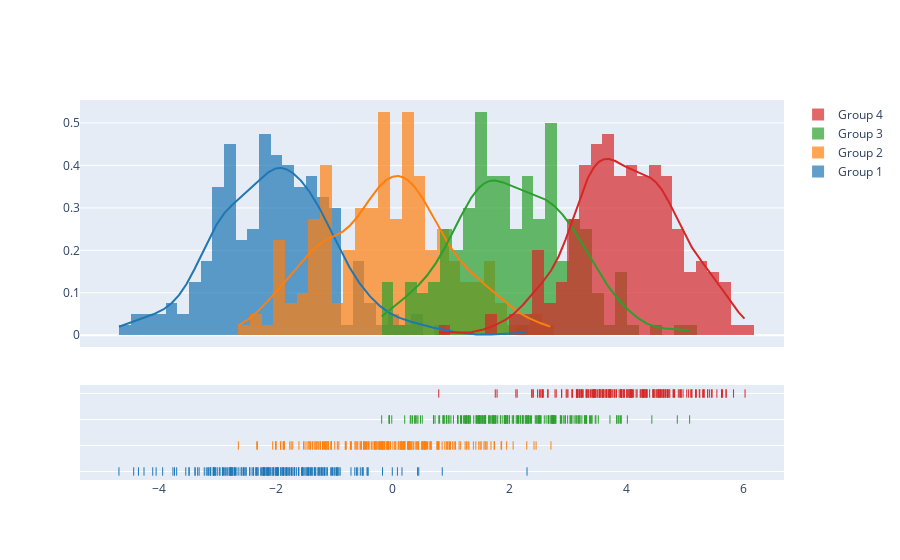

Notebook source saved alongside this figure:
### Code cell
import plotly.figure_factory as ff

# Add histogram data
x1 = np.random.randn(200) - 2
x2 = np.random.randn(200)
x3 = np.random.randn(200) + 2
x4 = np.random.randn(200) + 4

# Group data together
hist_data = [x1, x2, x3, x4]

group_labels = ['Group 1', 'Group 2', 'Group 3', 'Group 4']

# Create distplot with custom bin_size
fig = ff.create_distplot(hist_data, group_labels, bin_size=.2)
fig.show()

### Figure 1 — Plotly figure (JSON) as saved in the notebook; plotly's stock layout.template omitted (floating-point values rounded to 4 significant figures; data arrays with more than 128 entries replaced by an {"elided": "..."} marker saying what was removed)
{"data": [{"autobinx": false, "histnorm": "probability density", "legendgroup": "Group 1", "marker": {"color": "rgb(31, 119, 180)"}, "name": "Group 1", "opacity": 0.7, "type": "histogram", "x": {"elided": "200 float values"}, "xaxis": "x", "xbins": {"end": 2.295, "size": 0.2, "start": -4.693}, "yaxis": "y"}, {"autobinx": false, "histnorm": "probability density", "legendgroup": "Group 2", "marker": {"color": "rgb(255, 127, 14)"}, "name": "Group 2", "opacity": 0.7, "type": "histogram", "x": {"elided": "200 float values"}, "xaxis": "x", "xbins": {"end": 2.705, "size": 0.2, "start": -2.648}, "yaxis": "y"}, {"autobinx": false, "histnorm": "probability density", "legendgroup": "Group 3", "marker": {"color": "rgb(44, 160, 44)"}, "name": "Group 3", "opacity": 0.7, "type": "histogram", "x": {"elided": "200 float values"}, "xaxis": "x", "xbins": {"end": 5.08, "size": 0.2, "start": -0.1936}, "yaxis": "y"}, {"autobinx": false, "histnorm": "probability density", "legendgroup": "Group 4", "marker": {"color": "rgb(214, 39, 40)"}, "name": "Group 4", "opacity": 0.7, "type": "histogram", "x": {"elided": "200 float values"}, "xaxis": "x", "xbins": {"end": 6.029, "size": 0.2, "start": 0.7841}, "yaxis": "y"}, {"legendgroup": "Group 1", "marker": {"color": "rgb(31, 119, 180)"}, "mode": "lines", "name": "Group 1", "showlegend": false, "type": "scatter", "x": {"elided": "500 float values"}, "xaxis": "x", "y": {"elided": "500 float values"}, "yaxis": "y"}, {"legendgroup": "Group 2", "marker": {"color": "rgb(255, 127, 14)"}, "mode": "lines", "name": "Group 2", "showlegend": false, "type": "scatter", "x": {"elided": "500 float values"}, "xaxis": "x", "y": {"elided": "500 float values"}, "yaxis": "y"}, {"legendgroup": "Group 3", "marker": {"color": "rgb(44, 160, 44)"}, "mode": "lines", "name": "Group 3", "showlegend": false, "type": "scatter", "x": {"elided": "500 float values"}, "xaxis": "x", "y": {"elided": "500 float values"}, "yaxis": "y"}, {"legendgroup": "Group 4", "marker": {"color": "rgb(214, 39, 40)"}, "mode": "lines", "name": "Group 4", "showlegend": false, "type": "scatter", "x": {"elided": "500 float values"}, "xaxis": "x", "y": {"elided": "500 float values"}, "yaxis": "y"}, {"legendgroup": "Group 1", "marker": {"color": "rgb(31, 119, 180)", "symbol": "line-ns-open"}, "mode": "markers", "name": "Group 1", "showlegend": false, "type": "scatter", "x": {"elided": "200 float values"}, "xaxis": "x", "y": {"elided": "200 str values"}, "yaxis": "y2"}, {"legendgroup": "Group 2", "marker": {"color": "rgb(255, 127, 14)", "symbol": "line-ns-open"}, "mode": "markers", "name": "Group 2", "showlegend": false, "type": "scatter", "x": {"elided": "200 float values"}, "xaxis": "x", "y": {"elided": "200 str values"}, "yaxis": "y2"}, {"legendgroup": "Group 3", "marker": {"color": "rgb(44, 160, 44)", "symbol": "line-ns-open"}, "mode": "markers", "name": "Group 3", "showlegend": false, "type": "scatter", "x": {"elided": "200 float values"}, "xaxis": "x", "y": {"elided": "200 str values"}, "yaxis": "y2"}, {"legendgroup": "Group 4", "marker": {"color": "rgb(214, 39, 40)", "symbol": "line-ns-open"}, "mode": "markers", "name": "Group 4", "showlegend": false, "type": "scatter", "x": {"elided": "200 float values"}, "xaxis": "x", "y": {"elided": "200 str values"}, "yaxis": "y2"}], "layout": {"barmode": "overlay", "hovermode": "closest", "legend": {"traceorder": "reversed"}, "xaxis": {"anchor": "y2", "domain": [0.0, 1.0], "zeroline": false}, "yaxis": {"anchor": "free", "domain": [0.35, 1], "position": 0.0}, "yaxis2": {"anchor": "x", "domain": [0, 0.25], "dtick": 1, "showticklabels": false}}}
